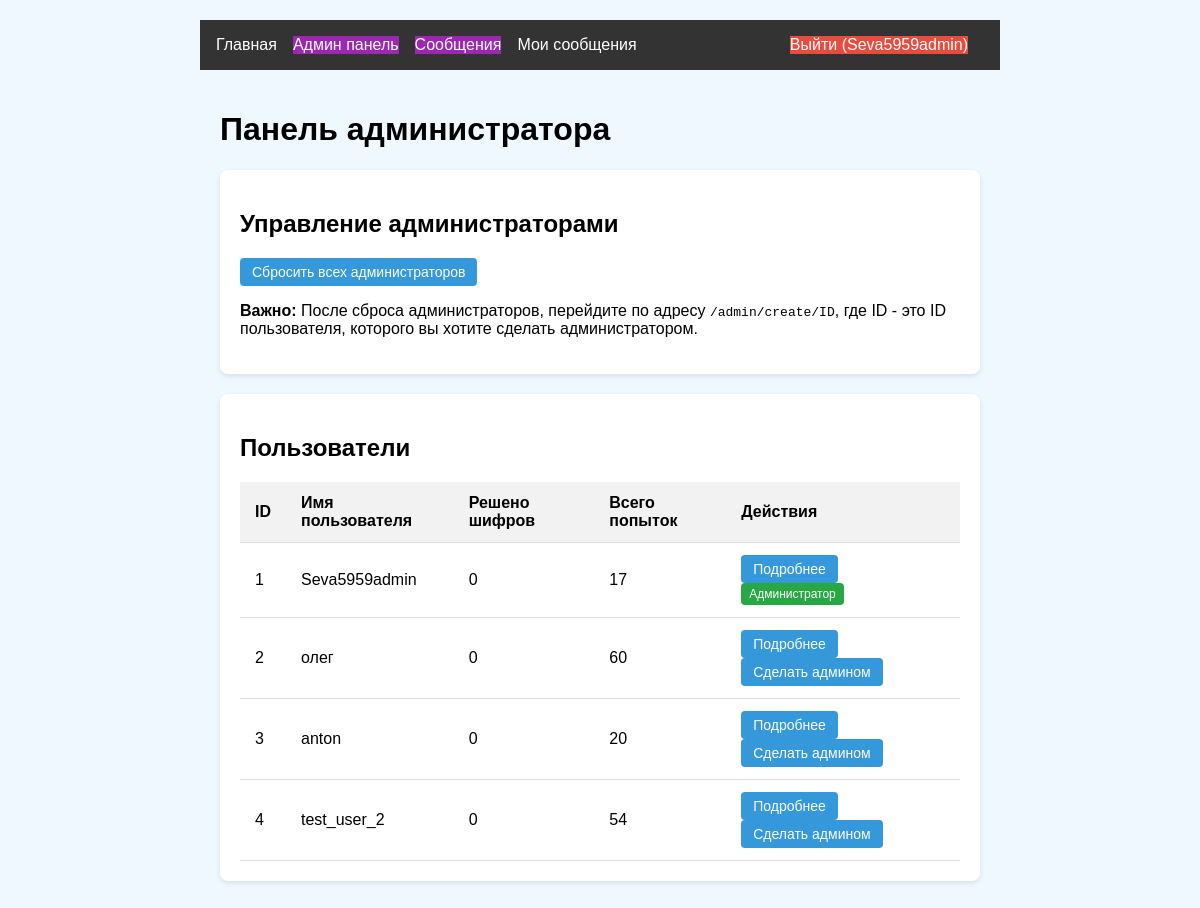
The app's page /admin/dashboard (signed in) with its own data.
### models.py (models this page shows, shortened)
class User(UserMixin, db.Model):
    id = db.Column(db.Integer, primary_key=True)
    username = db.Column(db.String(64), unique=True)
    password_hash = db.Column(db.String(128))
    is_admin = db.Column(db.Boolean, default=False)

### app.py (the view)
@app.route('/admin/dashboard')
@login_required
def admin_dashboard():
    if not current_user.is_admin:
        abort(403)
    users = User.query.all()
    unread_by_users = AdminMessage.query.filter_by(read_by_user=False).count()
    user_messages_count = Message.query.filter_by(read_by_admin=False).count()
    unread_by_admin = AdminMessage.query.filter_by(admin_id=current_user.id, read_by_admin=False).count()
    return render_template('admin/dashboard.html',
                           users=users,
                           unread_count=unread_by_users,
                           user_messages_count=user_messages_count,
                           admin_messages_count=unread_by_admin)

### app.py (called while the page is built)
@login_manager.user_loader
def load_user(user_id):
    return User.query.get(int(user_id))

### templates/admin/dashboard.html (shortened to what this page needs)
{% extends "base.html" %}
{% block content %}
<div class="container admin-dashboard">
    <h1>Панель администратора</h1>
    <div class="admin-section">
        <h2>Управление администраторами</h2>
        <div class="admin-controls">
            <a href="{{ url_for('reset_all_admins') }}" class="admin-btn danger-btn" onclick="return confirm('Вы уверены, что хотите сбросить всех администраторов? После этого вам нужно будет заново назначить администратора.')">
                Сбросить всех администраторов
            </a>
            <p class="admin-note">
                <strong>Важно:</strong> После сброса администраторов, перейдите по адресу <code>/admin/create/ID</code>, где ID - это ID пользователя, которого вы хотите сделать администратором.
            </p>
        </div>
    </div>
    <div class="admin-section">
        <h2>Пользователи</h2>
        <table class="admin-table">
            <thead>
                <tr>
                    <th>ID</th>
                    <th>Имя пользователя</th>
                    <th>Решено шифров</th>
                    <th>Всего попыток</th>
                    <th>Действия</th>
                </tr>
            </thead>
            <tbody>
                {% for user in users %}
                <tr>
                    <td>{{ user.id }}</td>
                    <td>{{ user.username }}</td>
                    <td>{{ user.progress|selectattr('solved', 'eq', true)|list|length }}</td>
                    <td>{{ user.attempts|length }}</td>
                    <td>
                        <a href="{{ url_for('user_details', user_id=user.id) }}" class="admin-btn">Подробнее</a>
                        {% if not user.is_admin %}
                        <a href="{{ url_for('make_admin', user_id=user.id) }}" class="admin-btn admin-make-admin">Сделать админом</a>
                        {% else %}
                        <span class="admin-badge">Администратор</span>
                        {% endif %}
                    </td>
                </tr>
                {% endfor %}
            </tbody>
        </table>
    </div>
</div>
{% endblock %}

### templates/base.html (shortened to what this page needs)
<!DOCTYPE html>
<html lang="ru">
<head>
    <link rel="stylesheet" href="{{ url_for('static', filename='css/style.css') }}">
</head>
<body>
    <header>
        <nav>
            {% if current_user.is_authenticated %}
                <div class="nav-left">
                    <a href="{{ url_for('main_index') }}" class="nav-link">Главная</a>
                    <a href="{{ url_for('admin_dashboard') }}" class="nav-link {{ 'admin-link' if current_user.is_admin else 'disabled-link' }}">
                        Админ панель
                    </a>
                    {% if current_user.is_admin %}
                    <a href="{{ url_for('admin_messages') }}" class="nav-link admin-link">
                        Сообщения
                    </a>
                    {% endif %}
                    <a href="{{ url_for('user_messages') }}" class="nav-link">
                        Мои сообщения
                    </a>
                </div>
                <div class="nav-right">
                    <a href="{{ url_for('logout') }}" class="nav-link logout-btn">Выйти ({{ current_user.username }})</a>
                </div>
            {% else %}
                <div class="nav-left">
                    <a href="{{ url_for('login') }}" class="nav-link">Войти</a>
                    <a href="{{ url_for('register') }}" class="nav-link">Регистрация</a>
                </div>
            {% endif %}
        </nav>
    </header>
    <main>
        {% block content %}{% endblock %}
    </main>
</body>
</html>

### static/css/style.css (style rules this page uses)
body { font-family: Arial, sans-serif; max-width: 800px; margin: 0 auto; padding: 20px; background: #f0f8ff; }
nav { display: flex; background: #333; padding: 1rem; }
nav a { color: white; margin-right: 1rem; text-decoration: none; }
.nav-right { margin-left: auto; }
.admin-dashboard { max-width: 1200px; margin: 0 auto; padding: 20px; }
.admin-section { background: #fff; border-radius: 8px; padding: 20px; margin-bottom: 30px; box-shadow: 0 2px 10px rgba(0, 0, 0, 0.1); }
.admin-table { width: 100%; border-collapse: collapse; margin-top: 15px; }
.admin-table th, .admin-table td { padding: 12px 15px; text-align: left; border-bottom: 1px solid #eee; }
.admin-table th { background-color: #f8f9fa; font-weight: 600; }
.admin-btn { display: inline-block; padding: 6px 12px; background-color: #007bff; color: #fff; border-radius: 4px; text-decoration: none; margin-right: 5px; font-size: 14px; }
.admin-make-admin { background-color: #6c757d; }
.admin-badge { display: inline-block; padding: 4px 8px; background-color: #28a745; color: #fff; border-radius: 4px; font-size: 12px; }
.admin-link { background-color: #9c27b0; color: white !important; }
.nav-left, .nav-right { display: flex; align-items: center; }
.nav-left { margin-right: auto; }
.logout-btn { background-color: #e74c3c !important; color: white !important; transition: background-color 0.3s; }
.admin-section { background-color: white; border-radius: 8px; padding: 20px; margin-bottom: 20px; box-shadow: 0 2px 5px rgba(0, 0, 0, 0.1); }
.admin-table th, .admin-table td { padding: 12px 15px; text-align: left; border-bottom: 1px solid #ddd; }
.admin-table th { background-color: #f2f2f2; font-weight: bold; }
.admin-btn { display: inline-block; padding: 6px 12px; background-color: #3498db; color: white; border-radius: 4px; text-decoration: none; font-size: 14px; transition: background-color 0.3s; }

### records on screen
User: username "Seva5959admin", id "1", progress|selectattr "0", attempts|length "17", is_admin "Администратор"
User: id "2", username "олег", progress|selectattr "0", attempts|length "60"
User: id "3", username "anton", progress|selectattr "0", attempts|length "20"
User: id "4", username "test_user_2", progress|selectattr "0", attempts|length "54"
